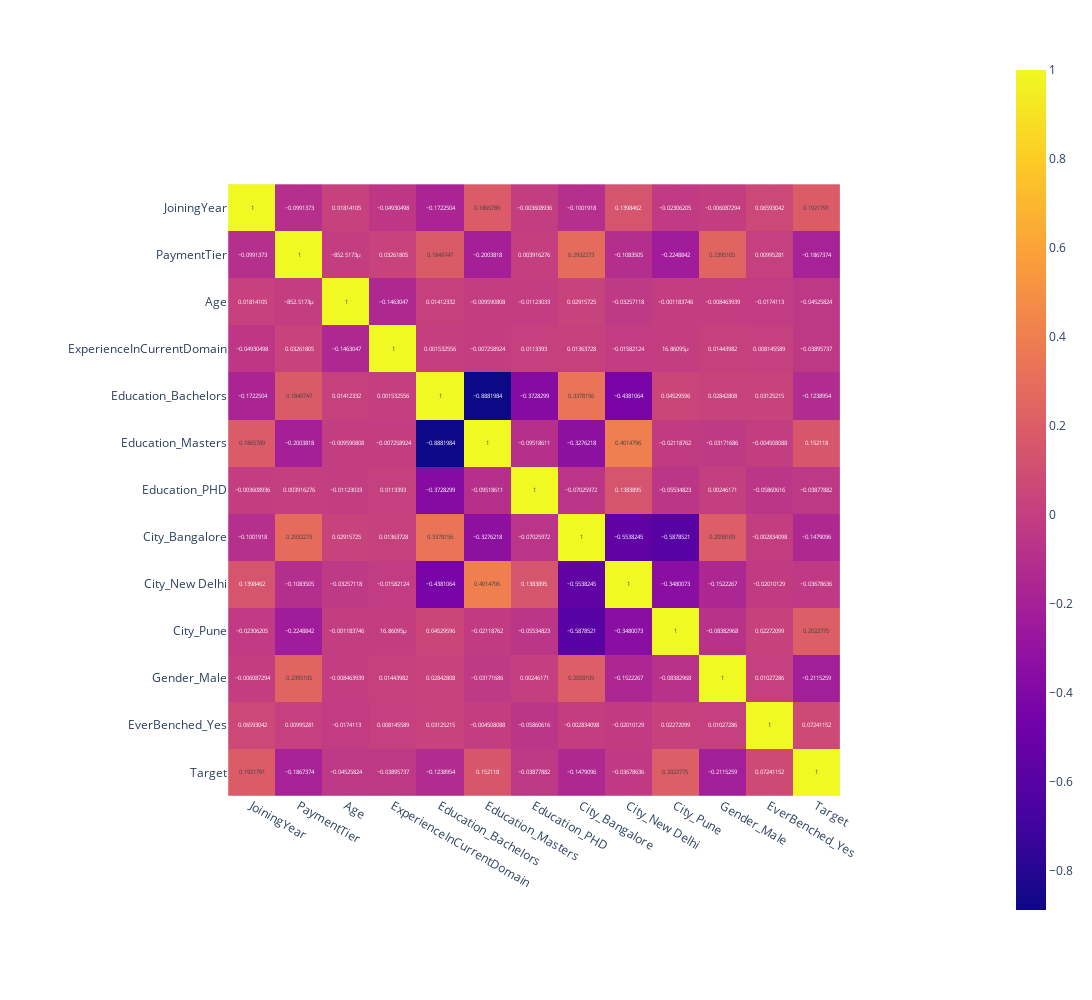

The cell this chart's notebook holds for it:
### Code cell
correlation_matrix = train_df.corr()
print("Correlation Matrix:",correlation_matrix)

correlation_matrix = train_df.corr()

fig = px.imshow(correlation_matrix, text_auto=True,width=1425, height=1000)
fig.show()

### Figure 1 — Plotly figure (JSON) as saved in the notebook; plotly's stock layout.template omitted (floating-point values rounded to 4 significant figures; data arrays with more than 128 entries replaced by an {"elided": "..."} marker saying what was removed)
{"data": [{"coloraxis": "coloraxis", "hovertemplate": "x: %{x}<br>y: %{y}<br>color: %{z}<extra></extra>", "name": "0", "texttemplate": "%{z}", "type": "heatmap", "x": ["JoiningYear", "PaymentTier", "Age", "ExperienceInCurrentDomain", "Education_Bachelors", "Education_Masters", "Education_PHD", "City_Bangalore", "City_New Delhi", "City_Pune", "Gender_Male", "EverBenched_Yes", "Target"], "xaxis": "x", "y": ["JoiningYear", "PaymentTier", "Age", "ExperienceInCurrentDomain", "Education_Bachelors", "Education_Masters", "Education_PHD", "City_Bangalore", "City_New Delhi", "City_Pune", "Gender_Male", "EverBenched_Yes", "Target"], "yaxis": "y", "z": {"elided": "13x13 float values"}}], "layout": {"coloraxis": {"colorscale": [[0, "#0d0887"], [0.1111, "#46039f"], [0.2222, "#7201a8"], [0.3333, "#9c179e"], [0.4444, "#bd3786"], [0.5556, "#d8576b"], [0.6667, "#ed7953"], [0.7778, "#fb9f3a"], [0.8889, "#fdca26"], [1, "#f0f921"]]}, "height": 1000, "margin": {"t": 60}, "width": 1425, "xaxis": {"anchor": "y", "autorange": true, "constrain": "domain", "domain": [0.1631, 0.8369], "range": [-0.5, 12.5], "scaleanchor": "y", "type": "category"}, "yaxis": {"anchor": "x", "autorange": true, "constrain": "domain", "domain": [0, 1], "range": [12.5, -0.5], "type": "category"}}}
